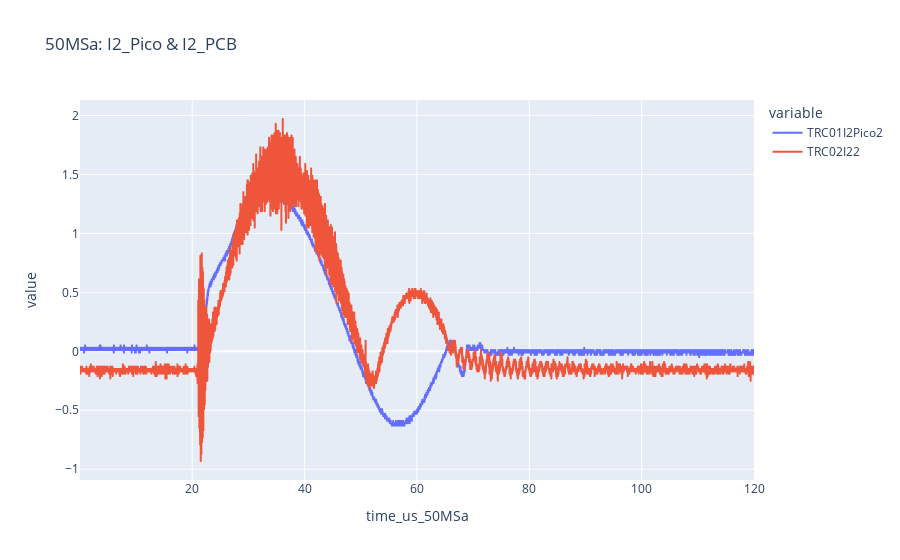

Notebook code cell kept with this figure:
### Code cell
fig = px.line(df, x='time_us_50MSa', y=['TRC01I2Pico2', 'TRC02I22'], title='50MSa: I2_Pico & I2_PCB')
fig.show()

### Figure 1 — Plotly figure (JSON) as saved in the notebook; plotly's stock layout.template omitted (floating-point values rounded to 4 significant figures; data arrays with more than 128 entries replaced by an {"elided": "..."} marker saying what was removed)
{"data": [{"hovertemplate": "variable=TRC01I2Pico2<br>time_us_50MSa=%{x}<br>value=%{y}<extra></extra>", "legendgroup": "TRC01I2Pico2", "line": {"color": "#636efa", "dash": "solid"}, "mode": "lines", "name": "TRC01I2Pico2", "showlegend": true, "type": "scattergl", "x": {"elided": "6000 float values"}, "xaxis": "x", "y": {"elided": "6000 float values"}, "yaxis": "y"}, {"hovertemplate": "variable=TRC02I22<br>time_us_50MSa=%{x}<br>value=%{y}<extra></extra>", "legendgroup": "TRC02I22", "line": {"color": "#EF553B", "dash": "solid"}, "mode": "lines", "name": "TRC02I22", "showlegend": true, "type": "scattergl", "x": {"elided": "6000 float values"}, "xaxis": "x", "y": {"elided": "6000 float values"}, "yaxis": "y"}], "layout": {"autosize": true, "legend": {"title": {"text": "variable"}, "tracegroupgap": 0}, "title": {"text": "50MSa: I2_Pico & I2_PCB"}, "xaxis": {"anchor": "y", "autorange": true, "domain": [0, 1], "range": [0.02, 120], "title": {"text": "time_us_50MSa"}, "type": "linear"}, "yaxis": {"anchor": "x", "autorange": true, "domain": [0, 1], "range": [-1.091, 2.131], "title": {"text": "value"}, "type": "linear"}}}
